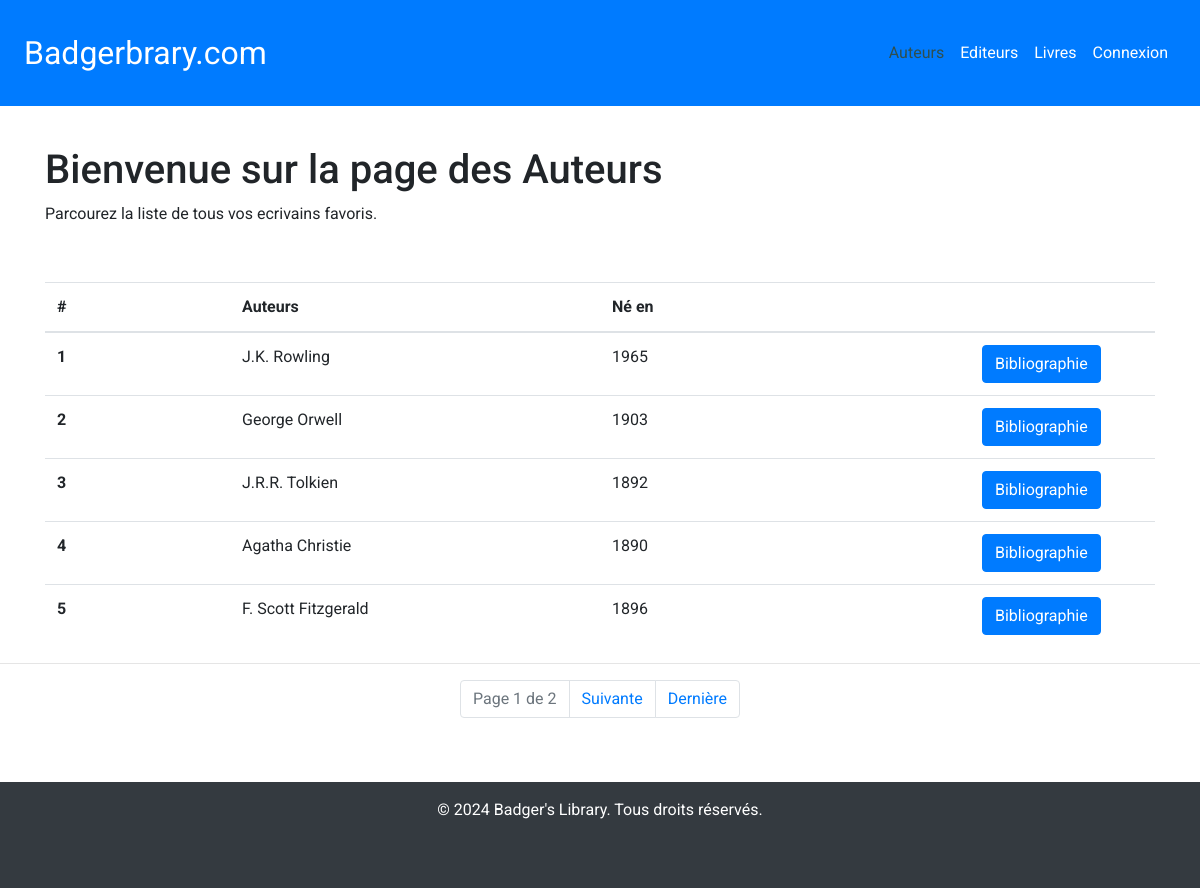
The page /auteurs/ on the database its author committed.
### backoffice/models.py (models this page shows, shortened)
class Authors(models.Model):
    au_id = models.AutoField(primary_key=True)
    author = models.CharField(max_length=50, null=True)
    year_born = models.SmallIntegerField(null=True)

### backoffice/views.py (the view)
# urls.py: path('auteurs/', views.authorsList, name='authors_list'),
def authorsList(request):
    authors = Authors.objects.all()
    paginator = Paginator(authors, 5)
    page_number = request.GET.get('page')
    page_obj = paginator.get_page(page_number)
    return render(request, './pages/authors/authors_list.html', {'authors': page_obj, 'active_nav': 'authors', 'page_obj': page_obj})

### backoffice/templates/pages/authors/authors_list.html (shortened to what this page needs)
{% extends "base.html" %}
{% block content %}
    <h1>Bienvenue sur la page des Auteurs</h1>
    <p>Parcourez la liste de tous vos ecrivains favoris.</p>
    <br/>
    <div class="table-responsive mt-3">
        <table class="table m-0">
            <thead>
                <tr>
                    <th scope="col" class="col-2">#</th>
                    <th scope="col" class="col-4">Auteurs</th>
                    <th scope="col" class="col-4">Né en</th>
                    <th scope="col" class="col-2"></th>
                </tr>
            </thead>
            <tbody>
                {% for author in authors %}
                    <tr>
                        <th scope="row">{{ author.au_id }}</th>
                        <td>{{ author.author}}</td>
                        <td>{{ author.year_born}}</td>
                        <td><a href="/auteurs/{{ author.au_id }}" class="btn btn-primary" type="button" title="Detail">Bibliographie</a></td>
                    </tr>
                {% endfor %}
            </tbody>
        </table>
    </div>
{% endblock %}

### backoffice/static/css/style.css (style rules this page uses)
* { margin: 0; padding: 0; }
body { display: flex; flex-direction: column; min-height: 100vh !important; font-family: 'Roboto', sans-serif }

### rows shown on the page
Authors: au_id "1", author "J.K. Rowling", year_born "1965"
Authors: au_id "2", author "George Orwell", year_born "1903"
Authors: au_id "3", author "J.R.R. Tolkien", year_born "1892"
Authors: au_id "4", author "Agatha Christie", year_born "1890"
Authors: au_id "5", author "F. Scott Fitzgerald", year_born "1896"

### other values the page prints
{{ page_obj.number }} "1"
{{ page_obj.paginator.num_pages }} "2"
